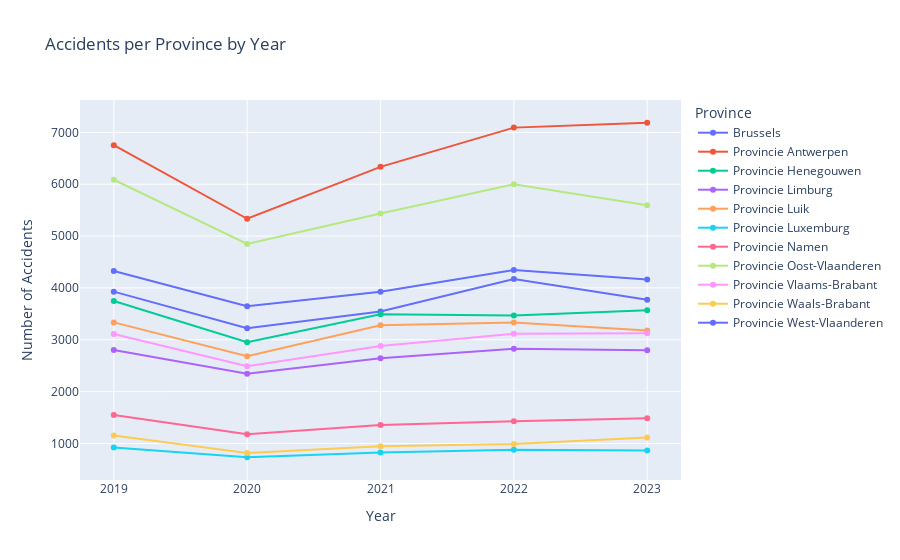

The cell this chart's notebook holds for it:
### Code cell
# lets move one step deeper to do analysis by province
fig,ax=plt.subplots(figsize=(15,4))
accidents_per_province = df.groupby('Province')[['Accident']].sum()
accidents_per_province = accidents_per_province.sort_values(by='Accident',ascending=False).reset_index()
sns.barplot(data=accidents_per_province, x='Province', y='Accident',hue='Province',legend=True)
for i in range(len(accidents_per_province)):
    plt.text(i, accidents_per_province['Accident'][i], accidents_per_province['Accident'][i], ha = 'center')
plt.title('Accidents per Province')
plt.xlabel('Province')
plt.ylabel('Number of Accidents')
plt.legend(title='Province',loc='upper right',bbox_to_anchor=(1.2, 1))
ax.set_xticklabels(ax.get_xticklabels(), rotation=45, horizontalalignment='right')
plt.show()

# Grouping accidents per province and year
accidents_per_province = df.groupby(['Year', 'Province'])[['Accident']].sum()
accidents_per_province = accidents_per_province.reset_index()
fig=px.line(accidents_per_province, x='Year', y='Accident', title='Accidents per Province by Year', color='Province', 
        labels={'Year':'Year', 'Accident':'Number of Accidents', 'Province':'Province'},line_group='Province',markers=True)
fig.show()

### Figure 1 — Plotly figure (JSON) as saved in the notebook; plotly's stock layout.template omitted (floating-point values rounded to 4 significant figures)
{"data": [{"hovertemplate": "Province=Brussels<br>Year=%{x}<br>Number of Accidents=%{y}<extra></extra>", "legendgroup": "Brussels", "line": {"color": "#636efa", "dash": "solid"}, "marker": {"symbol": "circle"}, "mode": "lines+markers", "name": "Brussels", "orientation": "v", "showlegend": true, "type": "scatter", "x": [2019, 2020, 2021, 2022, 2023], "xaxis": "x", "y": [3928, 3223, 3545, 4171, 3773], "yaxis": "y"}, {"hovertemplate": "Province=Provincie Antwerpen<br>Year=%{x}<br>Number of Accidents=%{y}<extra></extra>", "legendgroup": "Provincie Antwerpen", "line": {"color": "#EF553B", "dash": "solid"}, "marker": {"symbol": "circle"}, "mode": "lines+markers", "name": "Provincie Antwerpen", "orientation": "v", "showlegend": true, "type": "scatter", "x": [2019, 2020, 2021, 2022, 2023], "xaxis": "x", "y": [6754, 5334, 6335, 7092, 7186], "yaxis": "y"}, {"hovertemplate": "Province=Provincie Henegouwen<br>Year=%{x}<br>Number of Accidents=%{y}<extra></extra>", "legendgroup": "Provincie Henegouwen", "line": {"color": "#00cc96", "dash": "solid"}, "marker": {"symbol": "circle"}, "mode": "lines+markers", "name": "Provincie Henegouwen", "orientation": "v", "showlegend": true, "type": "scatter", "x": [2019, 2020, 2021, 2022, 2023], "xaxis": "x", "y": [3748, 2953, 3490, 3469, 3568], "yaxis": "y"}, {"hovertemplate": "Province=Provincie Limburg<br>Year=%{x}<br>Number of Accidents=%{y}<extra></extra>", "legendgroup": "Provincie Limburg", "line": {"color": "#ab63fa", "dash": "solid"}, "marker": {"symbol": "circle"}, "mode": "lines+markers", "name": "Provincie Limburg", "orientation": "v", "showlegend": true, "type": "scatter", "x": [2019, 2020, 2021, 2022, 2023], "xaxis": "x", "y": [2802, 2346, 2644, 2826, 2800], "yaxis": "y"}, {"hovertemplate": "Province=Provincie Luik<br>Year=%{x}<br>Number of Accidents=%{y}<extra></extra>", "legendgroup": "Provincie Luik", "line": {"color": "#FFA15A", "dash": "solid"}, "marker": {"symbol": "circle"}, "mode": "lines+markers", "name": "Provincie Luik", "orientation": "v", "showlegend": true, "type": "scatter", "x": [2019, 2020, 2021, 2022, 2023], "xaxis": "x", "y": [3335, 2684, 3279, 3335, 3179], "yaxis": "y"}, {"hovertemplate": "Province=Provincie Luxemburg<br>Year=%{x}<br>Number of Accidents=%{y}<extra></extra>", "legendgroup": "Provincie Luxemburg", "line": {"color": "#19d3f3", "dash": "solid"}, "marker": {"symbol": "circle"}, "mode": "lines+markers", "name": "Provincie Luxemburg", "orientation": "v", "showlegend": true, "type": "scatter", "x": [2019, 2020, 2021, 2022, 2023], "xaxis": "x", "y": [924, 734, 826, 877, 863], "yaxis": "y"}, {"hovertemplate": "Province=Provincie Namen<br>Year=%{x}<br>Number of Accidents=%{y}<extra></extra>", "legendgroup": "Provincie Namen", "line": {"color": "#FF6692", "dash": "solid"}, "marker": {"symbol": "circle"}, "mode": "lines+markers", "name": "Provincie Namen", "orientation": "v", "showlegend": true, "type": "scatter", "x": [2019, 2020, 2021, 2022, 2023], "xaxis": "x", "y": [1551, 1179, 1356, 1430, 1487], "yaxis": "y"}, {"hovertemplate": "Province=Provincie Oost-Vlaanderen<br>Year=%{x}<br>Number of Accidents=%{y}<extra></extra>", "legendgroup": "Provincie Oost-Vlaanderen", "line": {"color": "#B6E880", "dash": "solid"}, "marker": {"symbol": "circle"}, "mode": "lines+markers", "name": "Provincie Oost-Vlaanderen", "orientation": "v", "showlegend": true, "type": "scatter", "x": [2019, 2020, 2021, 2022, 2023], "xaxis": "x", "y": [6087, 4847, 5436, 5999, 5596], "yaxis": "y"}, {"hovertemplate": "Province=Provincie Vlaams-Brabant<br>Year=%{x}<br>Number of Accidents=%{y}<extra></extra>", "legendgroup": "Provincie Vlaams-Brabant", "line": {"color": "#FF97FF", "dash": "solid"}, "marker": {"symbol": "circle"}, "mode": "lines+markers", "name": "Provincie Vlaams-Brabant", "orientation": "v", "showlegend": true, "type": "scatter", "x": [2019, 2020, 2021, 2022, 2023], "xaxis": "x", "y": [3110, 2490, 2879, 3116, 3127], "yaxis": "y"}, {"hovertemplate": "Province=Provincie Waals-Brabant<br>Year=%{x}<br>Number of Accidents=%{y}<extra></extra>", "legendgroup": "Provincie Waals-Brabant", "line": {"color": "#FECB52", "dash": "solid"}, "marker": {"symbol": "circle"}, "mode": "lines+markers", "name": "Provincie Waals-Brabant", "orientation": "v", "showlegend": true, "type": "scatter", "x": [2019, 2020, 2021, 2022, 2023], "xaxis": "x", "y": [1154, 814, 944, 988, 1114], "yaxis": "y"}, {"hovertemplate": "Province=Provincie West-Vlaanderen<br>Year=%{x}<br>Number of Accidents=%{y}<extra></extra>", "legendgroup": "Provincie West-Vlaanderen", "line": {"color": "#636efa", "dash": "solid"}, "marker": {"symbol": "circle"}, "mode": "lines+markers", "name": "Provincie West-Vlaanderen", "orientation": "v", "showlegend": true, "type": "scatter", "x": [2019, 2020, 2021, 2022, 2023], "xaxis": "x", "y": [4325, 3646, 3925, 4347, 4162], "yaxis": "y"}], "layout": {"legend": {"title": {"text": "Province"}, "tracegroupgap": 0}, "title": {"text": "Accidents per Province by Year"}, "xaxis": {"anchor": "y", "domain": [0, 1], "title": {"text": "Year"}}, "yaxis": {"anchor": "x", "domain": [0, 1], "title": {"text": "Number of Accidents"}}}}
